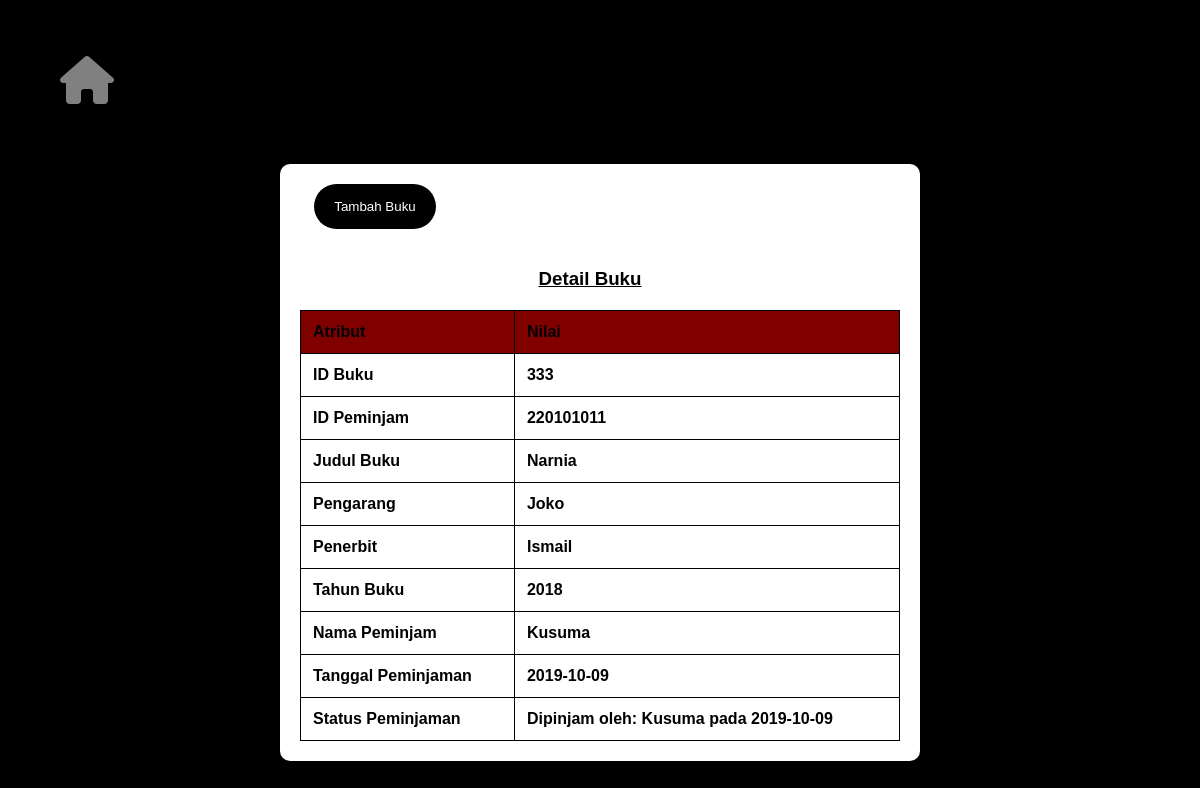
Page /tbl_detail.php?id_buku=333 on the committed database.
### tables this page shows
CREATE TABLE `buku` (
  `id_buku` int(11) NOT NULL,
  `judul_buku` varchar(50) NOT NULL,
  `pengarang` varchar(50) NOT NULL,
  `penerbit` varchar(50) NOT NULL,
  `tahun_buku` varchar(30) NOT NULL,
  `status` varchar(50) NOT NULL DEFAULT '''belum dipinjam'';'
);

CREATE TABLE `peminjaman` (
  `id_peminjam` int(11) NOT NULL,
  `id_buku` int(11) NOT NULL,
  `nama_peminjam` varchar(50) NOT NULL,
  `tanggal_peminjaman` varchar(50) NOT NULL
);

### tbl_detail.php (the view, shortened to what this page needs)
<?php
require_once 'koneksi.php';
if (isset($_GET['id_buku'])) {
    $id_buku = $_GET['id_buku'];
    $bookQuery = $con->prepare("SELECT * FROM buku WHERE id_buku = ?");
    $bookQuery->execute([$id_buku]);
    $book = $bookQuery->fetch();
    $loanQuery = $con->prepare("SELECT * FROM peminjaman WHERE id_buku = ?");
    $loanQuery->execute([$id_buku]);
    $loan = $loanQuery->fetch();
} else {
    header("Location: index.php");
    exit();
}
?>
<!DOCTYPE html>
<html lang="en">
<head>
    <br><br><a href="index.php" style="color: #808080; margin-left: 40px; margin-bottom: 40px;">
        <i class="fa-solid fa-house fa-3x"></i>
    </a>
    <link rel="stylesheet" href="https://cdnjs.cloudflare.com/ajax/libs/font-awesome/6.4.2/css/all.min.css">
    <link rel="stylesheet" type="text/css" href="Style.css">
</head>
<body>
    <div class="content">
        <button onclick="window.location.href='buku.php'">Tambah Buku</button>
        <h3><u>Detail Buku</u></h3>
        <table class="table">
            <thead class="thead-dark">
                <tr>
                    <th scope="col">Atribut</th>
                    <th scope="col">Nilai</th>
                </tr>
            </thead>
            <tbody>
                <tr>
                    <td>ID Buku</td>
                    <td>
                        <?php echo $book['id_buku']; ?>
                    </td>
                </tr>
                <tr>
                    <td>ID Peminjam</td>
                    <td>
                        <?php echo $loan['id_peminjam']; ?>
                    </td>
                </tr>
                <tr>
                    <td>Judul Buku</td>
                    <td>
                        <?php echo $book['judul_buku']; ?>
                    </td>
                </tr>
                <tr>
                    <td>Pengarang</td>
                    <td>
                        <?php echo $book['pengarang']; ?>
                    </td>
                </tr>
                <tr>
                    <td>Penerbit</td>
                    <td>
                        <?php echo $book['penerbit']; ?>
                    </td>
                </tr>
                <tr>
                    <td>Tahun Buku</td>
                    <td>
                        <?php echo $book['tahun_buku']; ?>
                    </td>
                </tr>
                <tr>
                    <td>Nama Peminjam</td>
                    <td>
                        <?php echo $loan['nama_peminjam']; ?>
                    </td>
                </tr>
                <tr>
                    <td>Tanggal Peminjaman</td>
                    <td>
                        <?php echo $loan['tanggal_peminjaman']; ?>
                    </td>
                </tr>
                <tr>
                    <td>Status Peminjaman</td>
                    <td>
                        <?php
                        if ($loan) {
                            echo "Dipinjam oleh: " . $loan['nama_peminjam'] . " pada " . $loan['tanggal_peminjaman'];
                        } else {
                            echo "Belum Dipinjam";
                        }
                        ?>
                    </td>
                </tr>
            </tbody>
        </table>
    </div>
</body>
</html>

### Style.css (style rules this page uses)
body { font-family: 'Arial', sans-serif; margin: 0; padding: 0; }
.content { margin: 20px; }
table { width: 100%; border-collapse: collapse; margin-top: 20px; }
table, th, td { border: 1px solid #000000; }
th, td { padding: 12px; text-align: left; color: #000000; font-weight: bold; }
thead { color: #000000; }
tbody { color: #ffffff; }
td { padding: 12px; text-align: left; }

### tbl_detail.php (style rules this page uses)
body { background-color: #000; font-family: 'Arial', sans-serif; margin: 0; padding: 0; display: flex; flex-direction: column; align-items: center; height: 100vh; }
.content { background-color: #fff; padding: 20px; border-radius: 10px; box-shadow: 0 0 10px rgba(0, 0, 0, 0.1); width: 80%; max-width: 600px; text-align: center; margin: 20px 0; }
h3 { color: #000000; margin-bottom: 20px; margin-right: 20px; }
button { background-color: #000; color: white; border: none; padding: 15px 20px; border-radius: 50px; cursor: pointer; margin-right: 450px; margin-bottom: 20px; }
table { width: 100%; margin-top: 20px; border-collapse: collapse; }
th, td { padding: 12px; border-bottom: 1px solid #ddd; text-align: left; color: #333; }
th { background-color: #800000; color: white; }
a { color: #808080; margin-left: 20px; margin-bottom: 20px; text-decoration: none; align-self: flex-start; }
i.fa-house { margin-top: 20px; margin-left: 20px; }

### rows in the picture
buku: id_buku "333", judul_buku "Narnia", pengarang "Joko", penerbit "Ismail", tahun_buku "2018"
peminjaman: id_peminjam "220101011", nama_peminjam "Kusuma", tanggal_peminjaman "2019-10-09"
